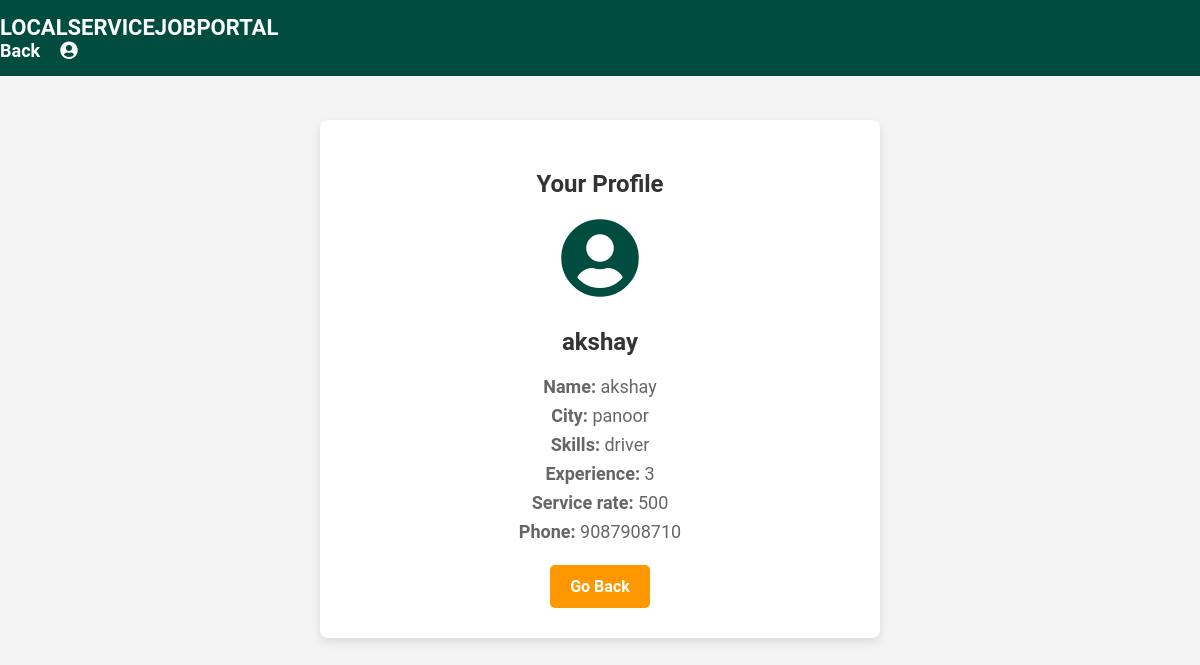
The app's page /worker-profile (signed in) with its own data.
### urban/models.py (models this page shows, shortened)
class Worker(models.Model):
    user = models.OneToOneField(User, on_delete=models.CASCADE)
    phone = models.CharField(max_length=10, null=False)
    email = models.CharField(max_length=50, null=True)
    skills = models.CharField(max_length=30, null=False)
    work_experience = models.CharField(max_length=20)
    address = models.CharField(max_length=50,default='address' )
    pincode= models.CharField(max_length=6, default='pincode')
    city = models.CharField(max_length=25, null=False)
    district = models.CharField(max_length=25, default='district')
    aadhar_number = models.CharField(max_length=12, default='Pending')
    service_rate = models.CharField(max_length=30)
    status = models.CharField(max_length=20, default='Pending')
    profile_pic = models.FileField(
        upload_to='profile_files',
        default='profile_files/default.pdf',
        null=True,
        blank=True
    )
    is_approved = models.BooleanField(default=False)
    @property
    def get_name(self):
        return f"{self.user.first_name} {self.user.last_name}"

### urban/views.py (the view)
# urls.py: path('worker-profile',views.worker_profile_view,name='worker-profile'),
def worker_profile_view(request):
    worker = models.Worker.objects.get(user_id=request.user.id)
    return render(request,'worker/profile.html',{'worker':worker})

### templates/worker/profile.html (shortened to what this page needs)
{% load widget_tweaks %}
{% load static %}
<!DOCTYPE html>
<html lang="en">
<head>
    <link rel="stylesheet" href="https://cdnjs.cloudflare.com/ajax/libs/font-awesome/5.14.0/css/all.css">
</head>
<body>
    <header>
        <nav>
            <a href="#">LOCALSERVICEJOBPORTAL</a>
            <div class="navbar">
                <div class="nav-item"><a href="{% url 'worker-dashboard' %}">Back</a></div>
                <div class="nav-item"><a href="#"><i class="fas fa-user-circle"></i></a></div>
            </div>
        </nav>
    </header>
    <div class="card">
        <h2>Your Profile</h2>
        <div class="card-body">
            <i class="fas fa-user-circle"></i>
            <h2>{{ worker.user.username }}</h2>
            <p><strong>Name:</strong> {{ worker.get_name }}</p>
            <p><strong>City:</strong> {{ worker.city }}</p>
            <p><strong>Skills:</strong> {{ worker.skills }}</p>
            <p><strong>Experience:</strong> {{ worker.work_experience }}</p>
            <p><strong>Service rate:</strong> {{ worker.service_rate }}</p>
            <p><strong>Phone:</strong> {{ worker.phone }}</p>
        </div>
        <a href="{% url 'worker-dashboard' %}" class="btn-back">Go Back</a>
    </div>
</body>
</html>

### templates/worker/profile.html (style rules this page uses)
body { margin: 0; padding: 0; height: 100vh; background-color: #f4f4f4; font-family: "Roboto", sans-serif; display: flex; flex-direction: column; align-items: center; }
header { width: 100%; padding: 15px 30px; background-color: #004d40; display: flex; justify-content: space-between; align-items: center; position: fixed; top: 0; z-index: 10; color: white; }
nav a { color: white; font-weight: bold; font-size: 22px; text-decoration: none; }
.navbar { display: flex; gap: 20px; }
.nav-item a { font-size: 18px; transition: 0.3s ease-in-out; }
.card { background: white; width: 50%; max-width: 500px; margin-top: 120px; padding: 30px; border-radius: 8px; box-shadow: 0 4px 10px rgba(0, 0, 0, 0.1); text-align: center; }
.card h2 { margin-bottom: 20px; color: #333; }
.card-body p { font-size: 18px; color: #666; margin: 8px 0; }
.card-body i { font-size: 80px; color: #004d40; margin-bottom: 10px; }
.btn-back { display: inline-block; padding: 12px 20px; background-color: #ff9800; color: white; font-size: 16px; font-weight: bold; text-decoration: none; border-radius: 5px; transition: 0.3s; margin-top: 15px; }

### records on screen
Worker: user.username "akshay", get_name "akshay", city "panoor", skills "driver", work_experience "3", service_rate "500", phone "9087908710"
